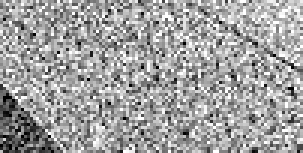
#> input picture figs/ComS_img_033_LQ_N50.png, 101 x 51 px, given as the content of the folder datasets/test/GrayDN/Set12, which was not available (shown 3 times larger)
$ python evaluate_gaussian_gray_denoising.py
#> lines starting #> are read from the running program, lines starting #| are printed output that depends on the picture; long printed decimals are rounded; pictures that were not available may be replaced by others from this repository, and a replacement may not be noted
### evaluate/utils.py
## Restormer: Efficient Transformer for High-Resolution Image Restoration
## Syed Waqas Zamir, Aditya Arora, Salman Khan, Munawar Hayat, Fahad Shahbaz Khan, and Ming-Hsuan Yang
## https://arxiv.org/abs/2111.09881

import numpy as np
import os
import cv2
import math

def calculate_psnr(img1, img2, border=0):
    # img1 and img2 have range [0, 255]
    #img1 = img1.squeeze()
    #img2 = img2.squeeze()
    if not img1.shape == img2.shape:
        raise ValueError('Input images must have the same dimensions.')
    h, w = img1.shape[:2]
    img1 = img1[border:h-border, border:w-border]
    img2 = img2[border:h-border, border:w-border]

    img1 = img1.astype(np.float64)
    img2 = img2.astype(np.float64)
    mse = np.mean((img1 - img2)**2)
    if mse == 0:
        return float('inf')
    return 20 * math.log10(255.0 / math.sqrt(mse))


# --------------------------------------------
# SSIM
# --------------------------------------------
def calculate_ssim(img1, img2, border=0):
    '''calculate SSIM
    the same outputs as MATLAB's
    img1, img2: [0, 255]
    '''
    #img1 = img1.squeeze()
    #img2 = img2.squeeze()
    if not img1.shape == img2.shape:
        raise ValueError('Input images must have the same dimensions.')
    h, w = img1.shape[:2]
    img1 = img1[border:h-border, border:w-border]
    img2 = img2[border:h-border, border:w-border]

    if img1.ndim == 2:
        return ssim(img1, img2)
    elif img1.ndim == 3:
        if img1.shape[2] == 3:
            ssims = []
            for i in range(3):
                ssims.append(ssim(img1[:,:,i], img2[:,:,i]))
            return np.array(ssims).mean()
        elif img1.shape[2] == 1:
            return ssim(np.squeeze(img1), np.squeeze(img2))
    else:
        raise ValueError('Wrong input image dimensions.')


def ssim(img1, img2):
    C1 = (0.01 * 255)**2
    C2 = (0.03 * 255)**2

    img1 = img1.astype(np.float64)
    img2 = img2.astype(np.float64)
    kernel = cv2.getGaussianKernel(11, 1.5)
    window = np.outer(kernel, kernel.transpose())

    mu1 = cv2.filter2D(img1, -1, window)[5:-5, 5:-5]  # valid
    mu2 = cv2.filter2D(img2, -1, window)[5:-5, 5:-5]
    mu1_sq = mu1**2
    mu2_sq = mu2**2
    mu1_mu2 = mu1 * mu2
    sigma1_sq = cv2.filter2D(img1**2, -1, window)[5:-5, 5:-5] - mu1_sq
    sigma2_sq = cv2.filter2D(img2**2, -1, window)[5:-5, 5:-5] - mu2_sq
    sigma12 = cv2.filter2D(img1 * img2, -1, window)[5:-5, 5:-5] - mu1_mu2

    ssim_map = ((2 * mu1_mu2 + C1) * (2 * sigma12 + C2)) / ((mu1_sq + mu2_sq + C1) *
                                                            (sigma1_sq + sigma2_sq + C2))
    return ssim_map.mean()

def load_img(filepath):
    return cv2.cvtColor(cv2.imread(filepath), cv2.COLOR_BGR2RGB)

def save_img(filepath, img):
    cv2.imwrite(filepath,cv2.cvtColor(img, cv2.COLOR_RGB2BGR))

def load_gray_img(filepath):
    return np.expand_dims(cv2.imread(filepath, cv2.IMREAD_GRAYSCALE), axis=2)

def save_gray_img(filepath, img):
    cv2.imwrite(filepath, img)

### evaluate/evaluate_gaussian_gray_denoising.py
import os
import numpy as np
from glob import glob
from natsort import natsorted
from skimage import io
import cv2
import argparse
from skimage.metrics import structural_similarity
from tqdm import tqdm
import concurrent.futures
import utils

def proc(filename):
    tar,prd = filename
    tar_img = utils.load_gray_img(tar)
    prd_img = utils.load_gray_img(prd)

    PSNR = utils.calculate_psnr(tar_img, prd_img)
#> in calculate_psnr, `mse = np.mean((img1 - img2)**2)`: mse = 0
#> PSNR = inf
    SSIM = utils.calculate_ssim(tar_img, prd_img)
#> in ssim, `mu1 = cv2.filter2D(img1, -1, window)[5:-5, 5:-5]`:
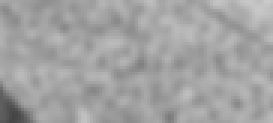
#> mu1: shape (41, 91) float64 (shown 3 times larger); min 69.57, max 203.1, mean 162.6
#> in ssim, `mu1_sq = mu1**2`:
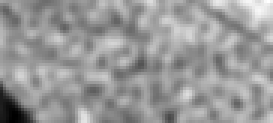
#> mu1_sq: shape (41, 91) float64 (shown 3 times larger); min 4839.6, max 41242.2, mean 26656.7; drawn with min black and max white
#> in ssim, `sigma1_sq = cv2.filter2D(img1**2, -1, window)[5:-5, 5:-5] - mu1_sq`:
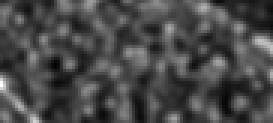
#> sigma1_sq: shape (41, 91) float64 (shown 3 times larger); min 953.1, max 6515.1, mean 2549.4; drawn with min black and max white
#> SSIM = 1
    return PSNR, SSIM

parser = argparse.ArgumentParser(description='Gasussian Grayscale Denoising')

parser.add_argument('--sigmas', default='15,25,50', type=str, help='Sigma values')

args = parser.parse_args()

sigmas = np.int_(args.sigmas.split(','))

datasets = ['Set12', 'BSD68', 'Urban100']

for dataset in datasets:

    gt_path = os.path.join('datasets','test', 'GrayDN', dataset)
    gt_list = natsorted(glob(os.path.join(gt_path, '*.png')) + glob(os.path.join(gt_path, '*.tif')))
    assert len(gt_list) != 0, "Target files not found"

    for sigma_test in sigmas:
        file_path = os.path.join('results', 'Gaussian_Gray_Denoising', dataset, str(sigma_test))
        path_list = natsorted(glob(os.path.join(file_path, '*.png')) + glob(os.path.join(file_path, '*.tif')))
        assert len(path_list) != 0, "Predicted files not found"

        psnr, ssim = [], []
        img_files =[(i, j) for i,j in zip(gt_list,path_list)]
        with concurrent.futures.ProcessPoolExecutor(max_workers=10) as executor:
            for filename, PSNR_SSIM in zip(img_files, executor.map(proc, img_files)):
                psnr.append(PSNR_SSIM[0])
                ssim.append(PSNR_SSIM[1])
#> after the loop, psnr = [inf]; ssim = [1]

        avg_psnr = sum(psnr)/len(psnr)
#> avg_psnr = inf
        avg_ssim = sum(ssim)/len(ssim)
#> avg_ssim = 1

        # print('For {:s} dataset Noise Level {:d} PSNR: {:f}\n'.format(dataset, sigma_test, avg_psnr))
        print('For {:s} dataset PSNR: {:f} SSIM: {:f}\n'.format(dataset, avg_psnr, avg_ssim))
#| For Set12 dataset PSNR: inf SSIM: 1.000
